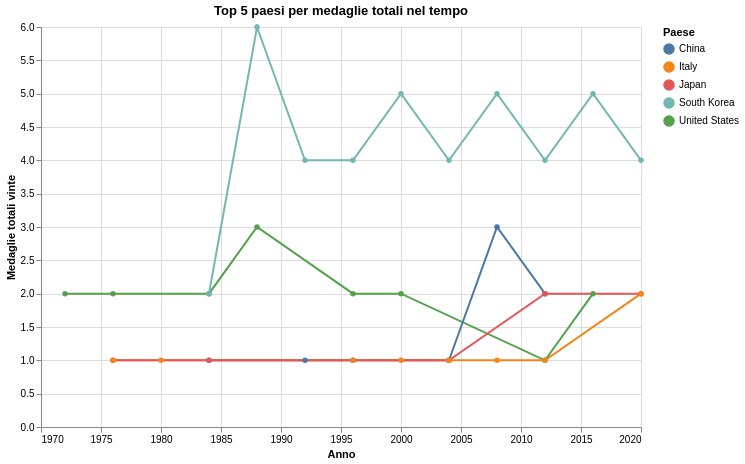

Write notebook code for a chart like this one.
### Code cell
#Grafico interattivo per vedere i 5 top paesi per medaglie totali in ogni sport nel corso del tempo
medals_by_country = df_macro_sport[df_macro_sport['total_medals'] > 0][['sport', 'year', 'country', 'total_medals']]

top5_by_sport_total = (
    medals_by_country.groupby(['sport', 'country'])['total_medals']
    .sum()
    .reset_index()
    .sort_values(['sport', 'total_medals'], ascending=[True, False])
    .groupby('sport')
    .head(5)
)

medals_top5 = medals_by_country.merge(
    top5_by_sport_total[['sport', 'country']],
    on=['sport', 'country'],
    how='inner'
)

sport_dropdown_total = alt.binding_select(options=sports_list, name='Sport: ')
sport_select_total = alt.selection_point(fields=['sport'], bind=sport_dropdown_total, value=sports_list[0])

y_max_total = medals_top5['total_medals'].max() * 1.1

alt.Chart(medals_top5).mark_line(point=True).encode(
    x=alt.X('year:Q', title='Anno', axis=alt.Axis(format='d')),
    y=alt.Y('total_medals:Q', title='Medaglie totali vinte'),
    color=alt.Color('country:N', title='Paese'),
    tooltip=['country', 'year', 'total_medals']
).add_params(
    sport_select_total
).transform_filter(
    sport_select_total
).properties(
    width=600,
    height=400,
    title='Top 5 paesi per medaglie totali nel tempo'
)

### Figure 1 — Vega-Lite specification as saved in the notebook (floating-point values rounded to 4 significant figures; data arrays with more than 128 entries replaced by an {"elided": "..."} marker saying what was removed)
{"config": {"view": {"continuousWidth": 300, "continuousHeight": 300}}, "data": {"name": "data-fa45425ddd45ec2d2f78729645968257"}, "mark": {"type": "line", "point": true}, "encoding": {"color": {"field": "country", "title": "Paese", "type": "nominal"}, "tooltip": [{"field": "country", "type": "nominal"}, {"field": "year", "type": "quantitative"}, {"field": "total_medals", "type": "quantitative"}], "x": {"axis": {"format": "d"}, "field": "year", "title": "Anno", "type": "quantitative"}, "y": {"field": "total_medals", "title": "Medaglie totali vinte", "type": "quantitative"}}, "height": 400, "params": [{"name": "param_37", "select": {"type": "point", "fields": ["sport"]}, "bind": {"input": "select", "options": ["Archery", "Artistic Gymnastics", "Artistic Swimming", "Athletics", "Badminton", "Baseball", "Basketball", "Beach Volleyball", "Boxing", "Canoe Slalom", "Canoe Sprint", "Cycling Mountain Bike", "Cycling Road", "Cycling Track", "Diving", "Equestrian Dressage", "Equestrian Eventing", "Equestrian Jumping", "Fencing", "Football", "Handball", "Hockey", "Judo", "Modern Pentathlon", "Rhythmic Gymnastics", "Rowing", "Sailing", "Shooting", "Softball", "Swimming", "Table Tennis", "Taekwondo", "Tennis", "Trampolining", "Triathlon", "Volleyball", "Water Polo", "Weightlifting", "Wrestling"], "name": "Sport: "}, "value": "Archery"}], "title": "Top 5 paesi per medaglie totali nel tempo", "transform": [{"filter": {"param": "param_37"}}], "width": 600, "$schema": "https://vega.github.io/schema/vega-lite/v5.20.1.json", "datasets": {"data-fa45425ddd45ec2d2f78729645968257": {"elided": "1479 records"}}}
